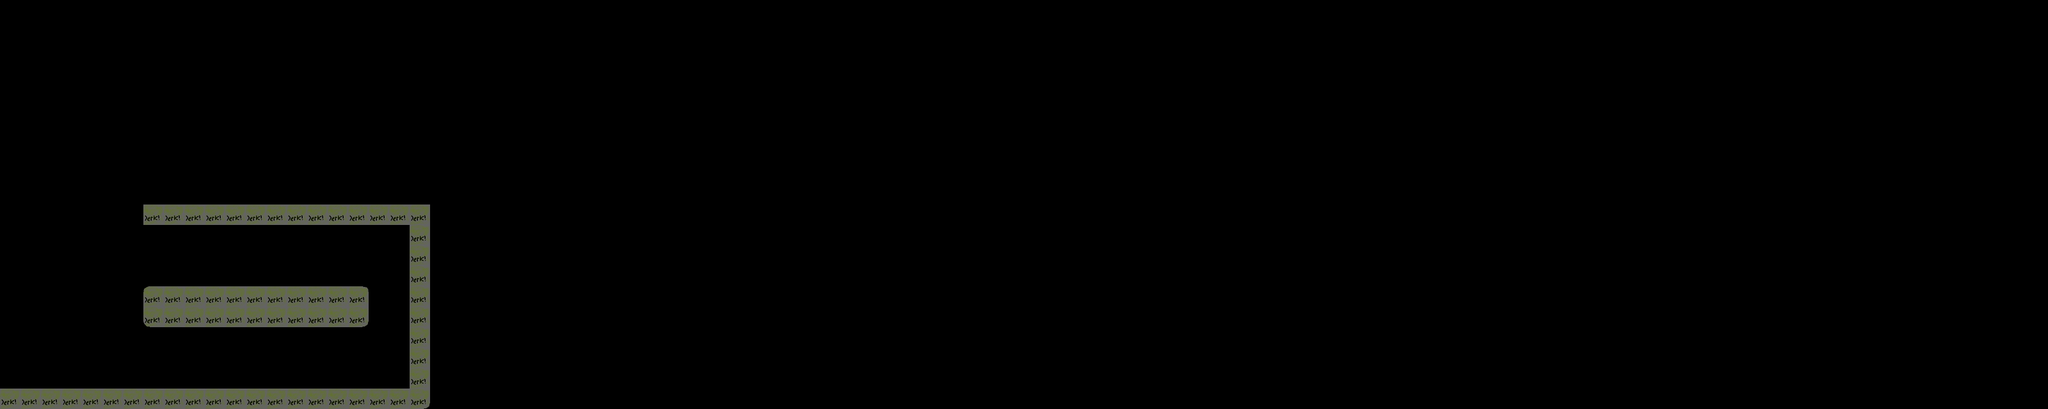

The image is a tile-based game level rendered from a .tmx file. Its description and source (layers, tilesets, objects; grid data summarised) follow:
An orthogonal 100x20 tile map with 32x32 px tiles, 1 tile layer (Tile Layer 1).

<map version="1.0" orientation="orthogonal" width="100" height="20" tilewidth="32" tileheight="32">
 <tileset firstgid="1" name="ground0" tilewidth="32" tileheight="32">
  <image source="sheets/ground0.png" width="256" height="256" />
 </tileset>
 <layer name="Tile Layer 1" width="100" height="20">
  <data>[2000 cells, 65 non-empty, 5 distinct tile ids]</data>
 </layer>
</map>
